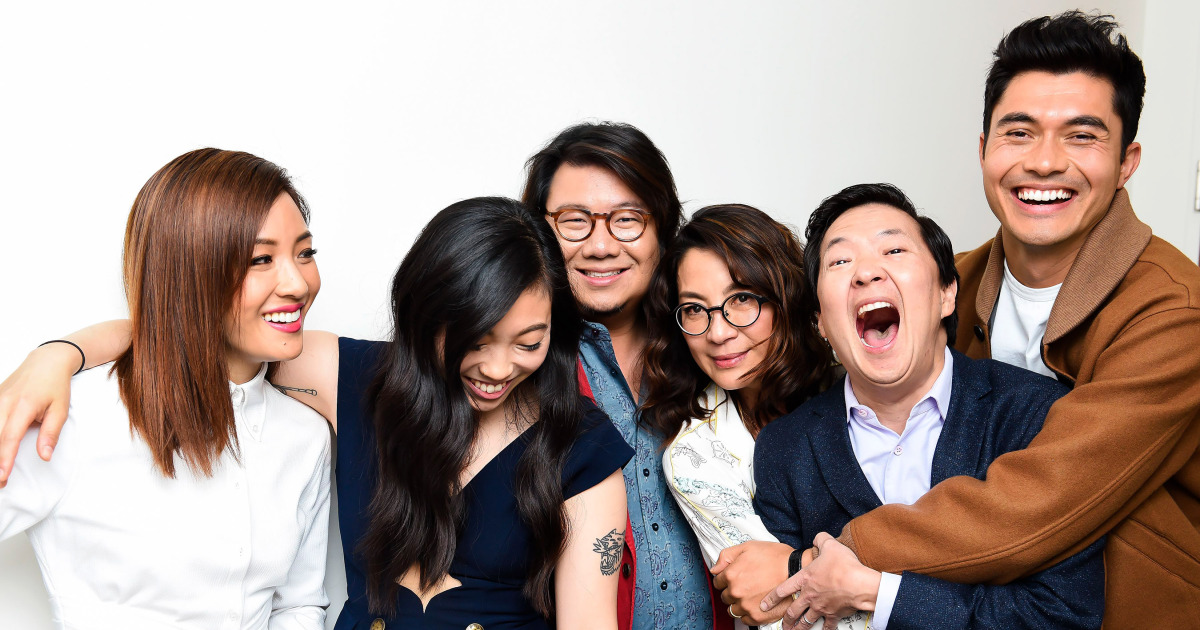
#> input picture img_0.jpg, 1200 x 630 px
$ python retouch_image.py
#> lines starting #> are read from the running program, lines starting #| are printed output that depends on the picture
#> further down, image is the input picture: PIL image 1200x630 RGB; mean R, G, B 167.2, 150.3, 144
from PIL import Image
def retouch_image(image, average, color):
#> called with average = (50, 50, 40), color = (60, 60, 60)
    difference = tuple(i-j for i,j in zip(color, average))
    r,g,b = image.split()
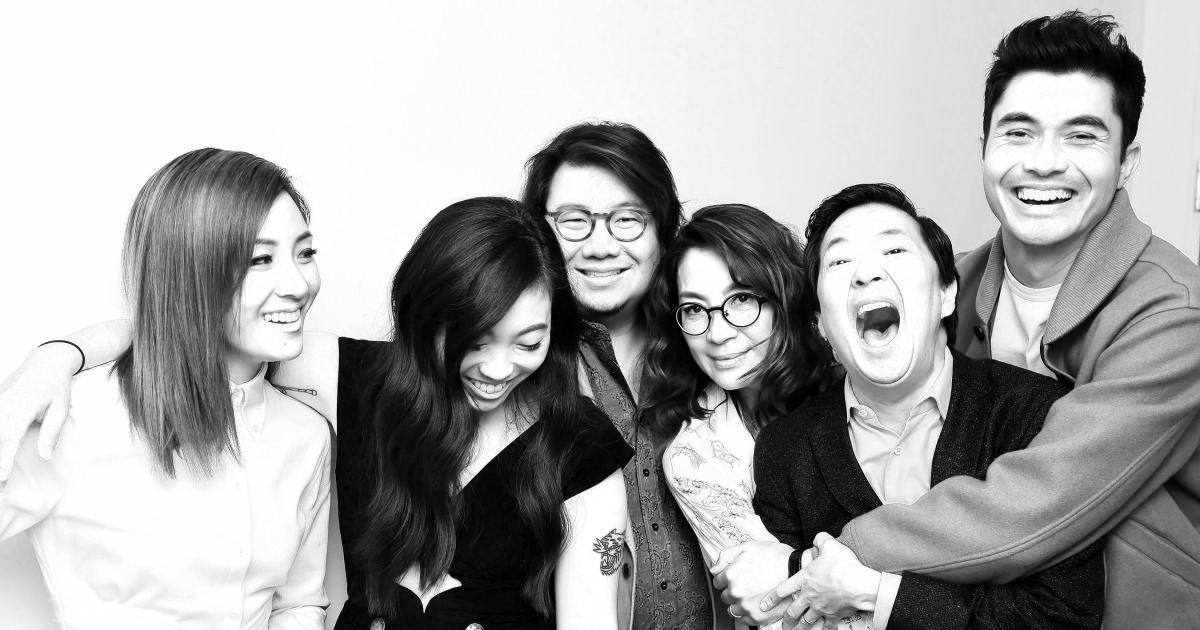
#> r: PIL image 1200x630 L; min 0, max 255, mean 167.2
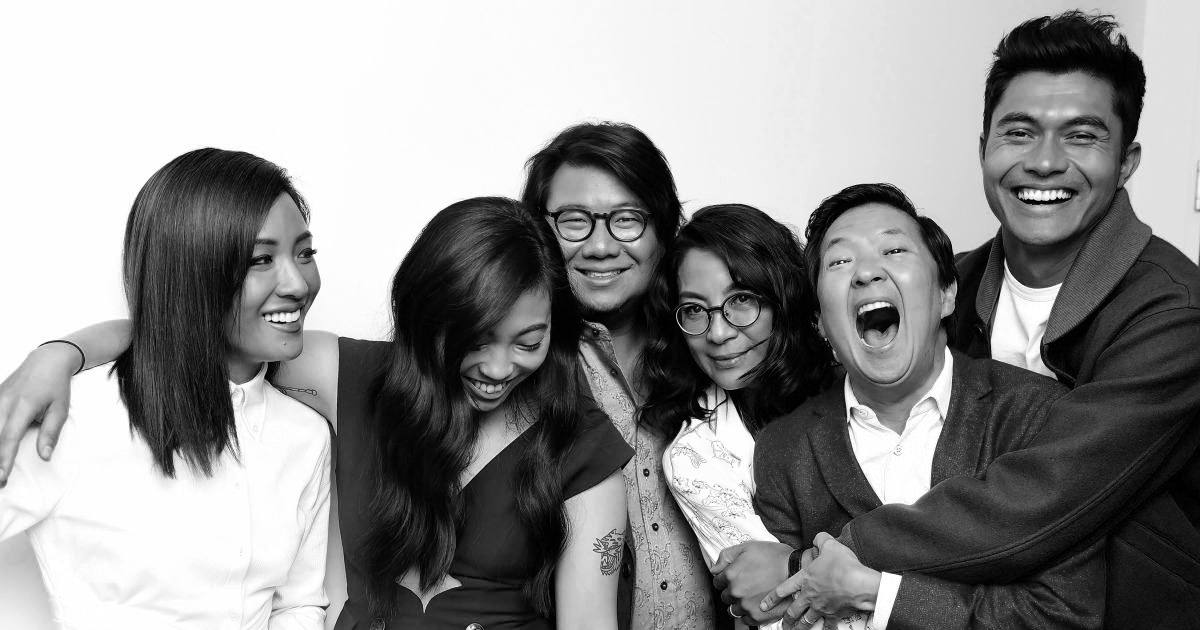
#> b: PIL image 1200x630 L; min 0, max 255, mean 144
    r = r.point(lambda x : x+difference[0] if 0 <= x+difference[0] and x+difference[0] <=255 else 0 if x+difference[0] else 255)
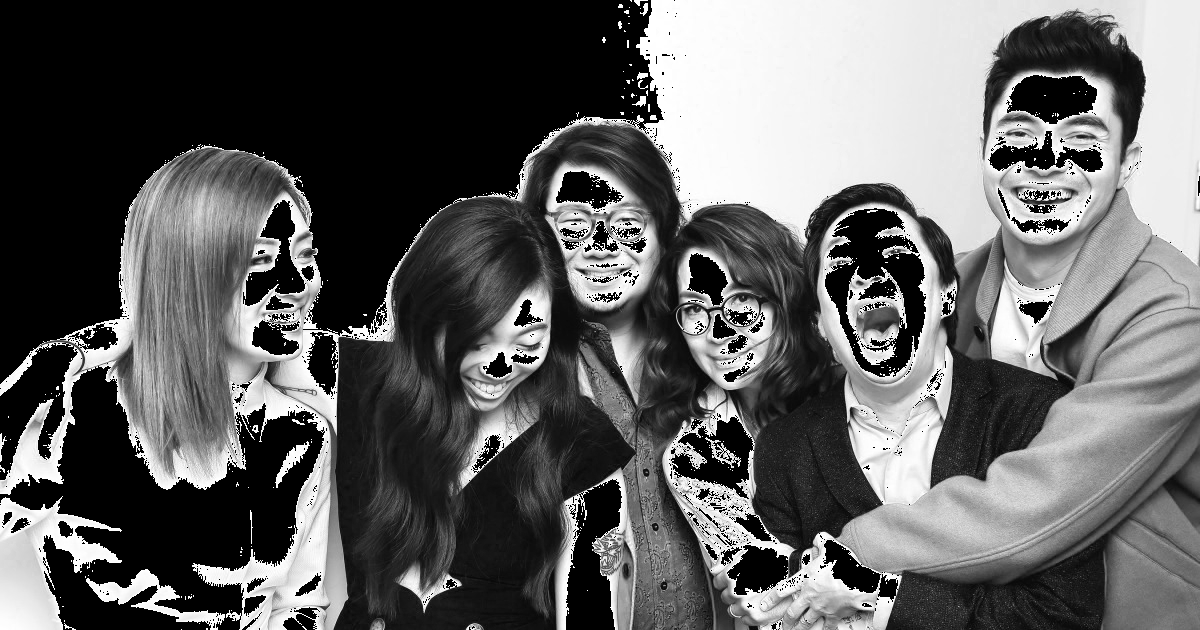
#> r: PIL image 1200x630 L; min 0, max 255, mean 96.7
    g = g.point(lambda x : x+difference[1] if 0 <= x+difference[1] and x+difference[1] <=255 else 0 if x+difference[1] else 255)
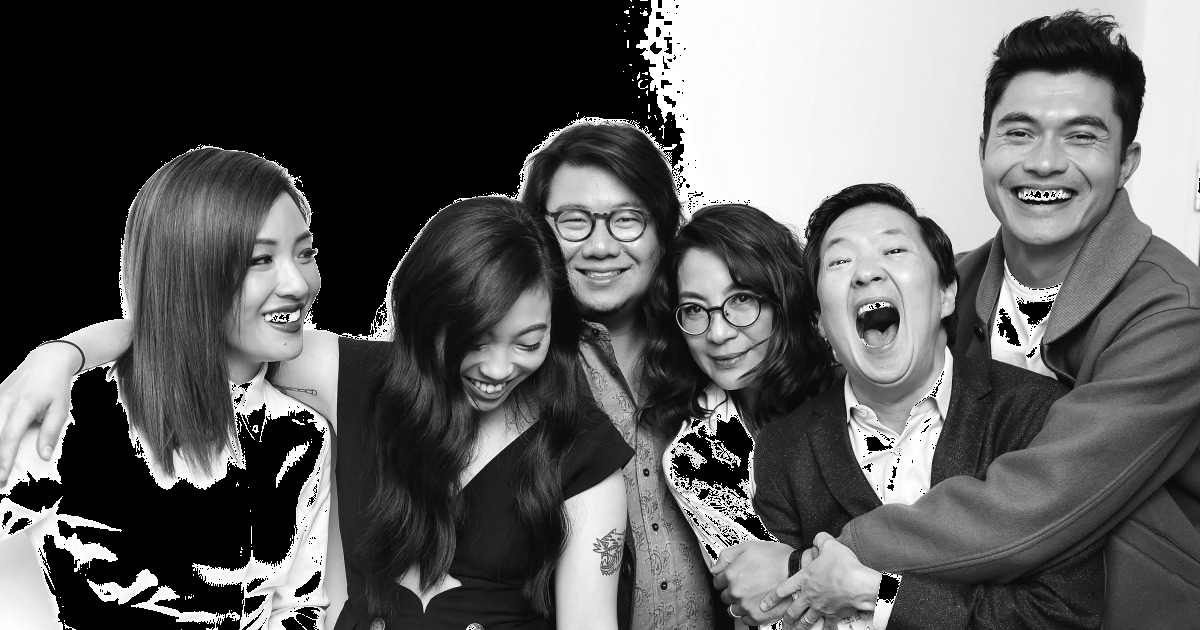
#> g: PIL image 1200x630 L; min 0, max 255, mean 92.8
    b = b.point(lambda x : x+difference[2] if 0 <= x+difference[2] and x+difference[2] <=255 else 0 if x+difference[2] else 255)
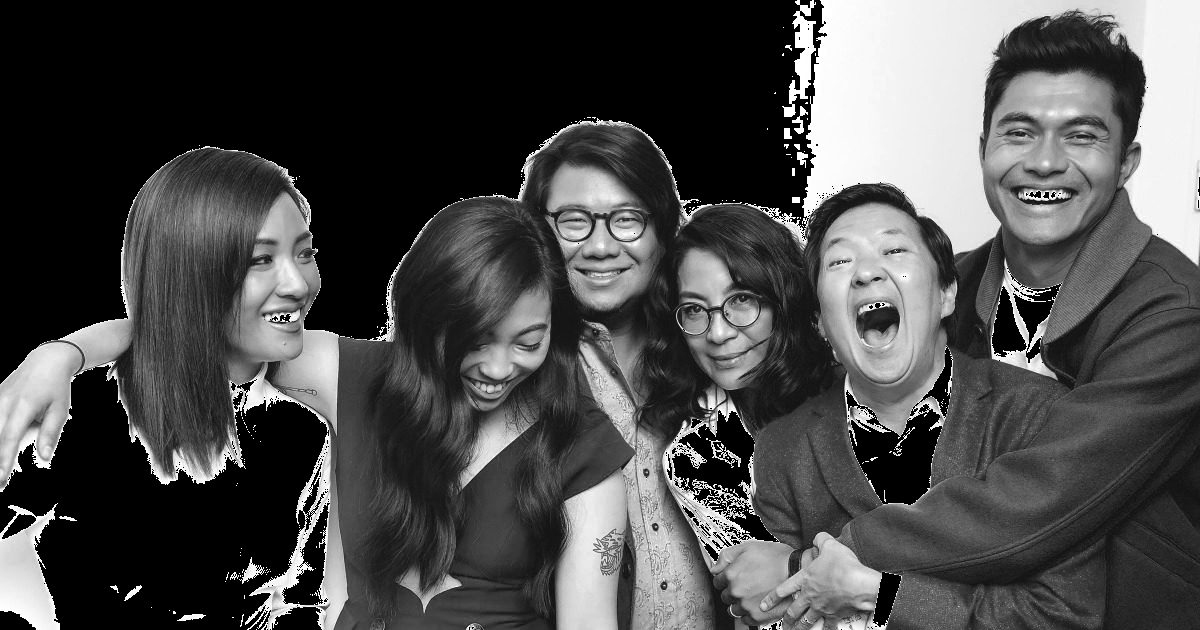
#> b: PIL image 1200x630 L; min 0, max 255, mean 75.5
    return Image.merge("RGB", (r,g,b))
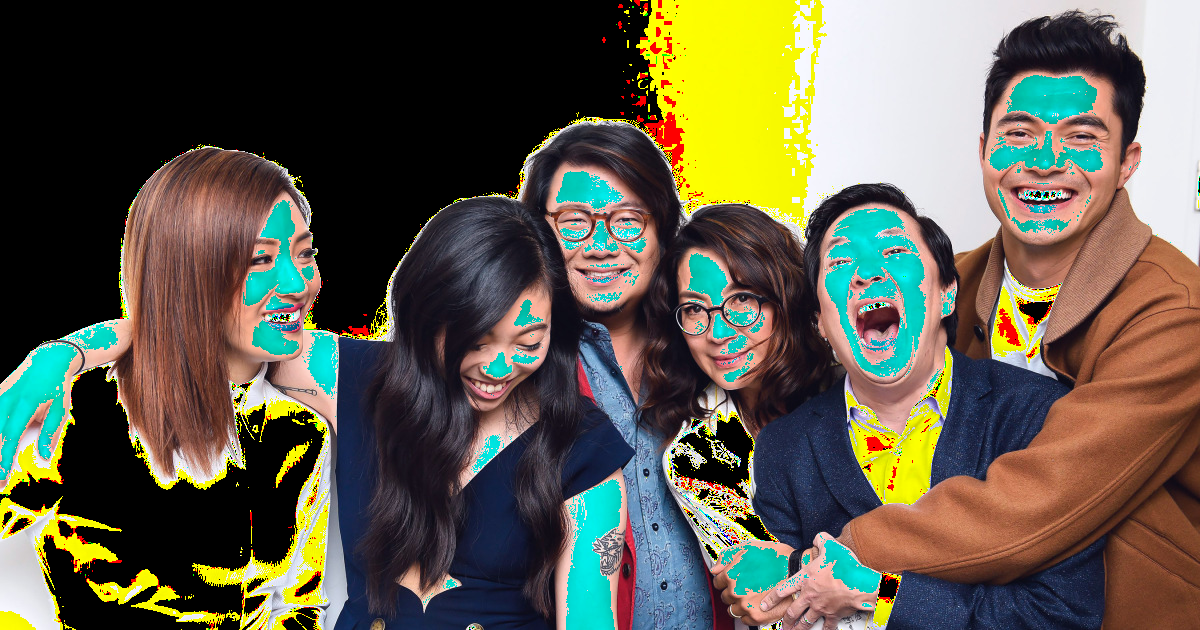
#> returned value: PIL image 1200x630 RGB; mean R, G, B 96.7, 92.8, 75.5
if __name__=="__main__":

    image = Image.open( "img_0.jpg" )
    retouch_image(image, (50,50,40), (60,60,60)).show()
